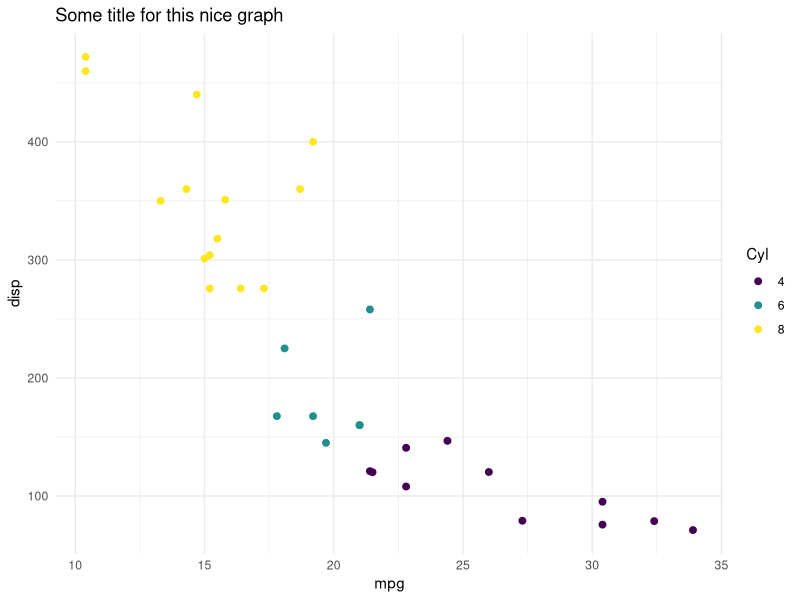
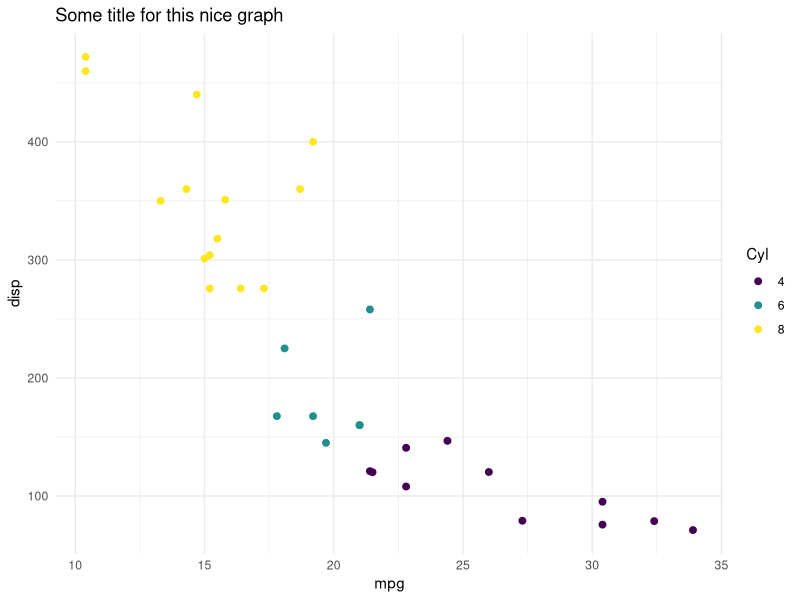

Write the R code that produced these figures, in order.
## ---- chunk 1
knitr::opts_chunk$set(
  echo = FALSE,
  message = FALSE,
  warning = FALSE,
  error = FALSE
)
## ---- chunk 2
library(tidyverse)
## ---- chunk 3
ggplot(mtcars, aes(x = mpg, y = disp, color = as.character(cyl))) +
  geom_point(size = 2) +
  scale_color_viridis_d(name = "Cyl") +
  labs(title = "Some title for this nice graph") +
  theme_minimal()
## ---- chunk 4
ggplot(mtcars, aes(x = mpg, y = disp, color = as.character(cyl))) +
  geom_point(size = 2) +
  scale_color_viridis_d(name = "Cyl") +
  labs(title = "Some title for this nice graph") +
  theme_minimal()
